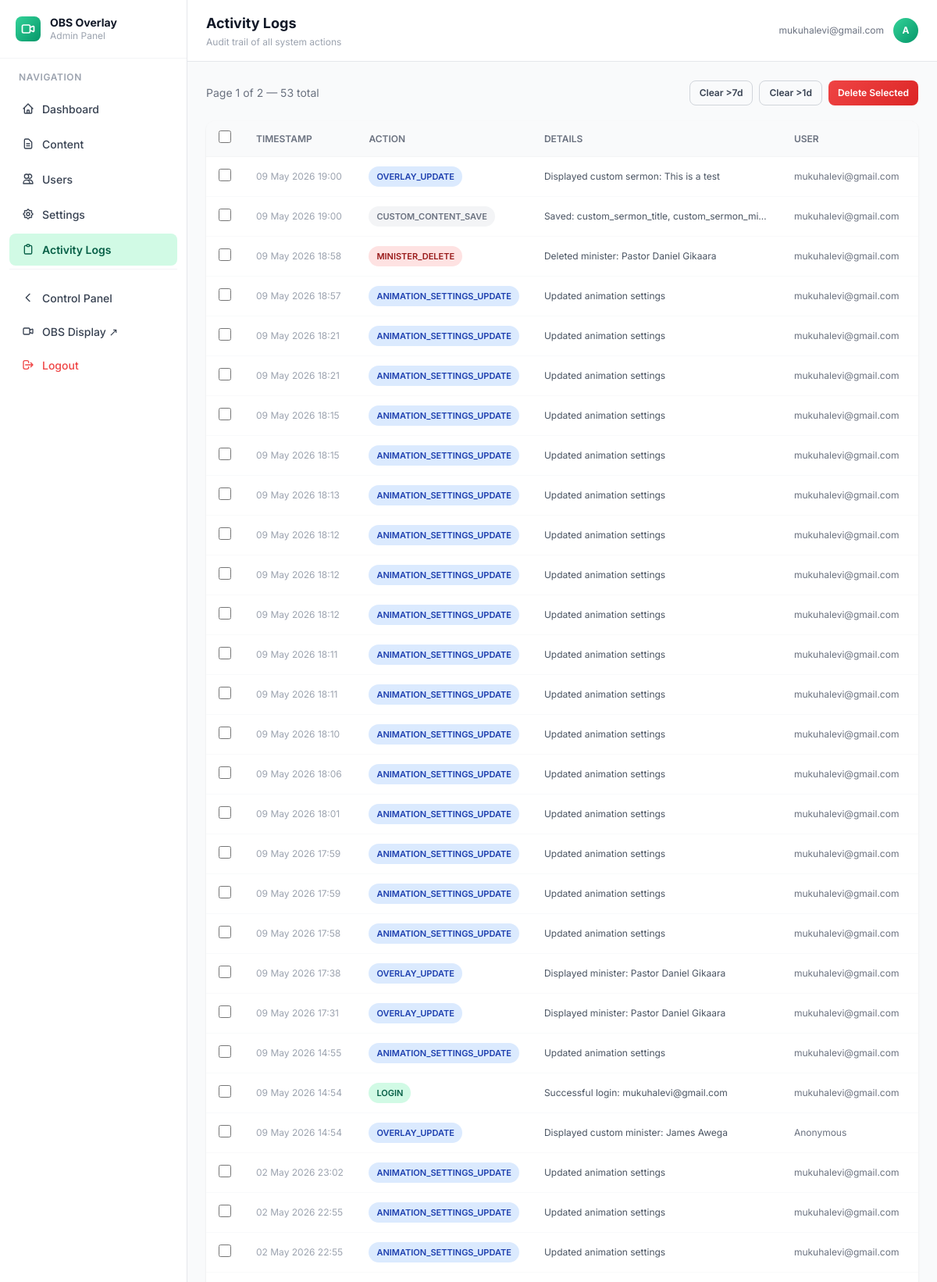
/admin/logs (signed in, upper part), run on the app's committed database.
### models.py (models this page shows, shortened)
class User(UserMixin, db.Model):
    id = db.Column(db.Integer, primary_key=True)
    email = db.Column(db.String(120), unique=True, nullable=False)
    name = db.Column(db.String(120))
    is_admin = db.Column(db.Boolean, default=False)
    created_at = db.Column(db.DateTime, default=datetime.utcnow)

class ActivityLog(db.Model):
    id = db.Column(db.Integer, primary_key=True)
    user_id = db.Column(db.Integer, db.ForeignKey('user.id'), nullable=True)
    user_email = db.Column(db.String(120))
    user_name = db.Column(db.String(120))
    action = db.Column(db.String(100), nullable=False)
    details = db.Column(db.String(500))
    timestamp = db.Column(db.DateTime, default=datetime.utcnow)
    ip_address = db.Column(db.String(50))

### blueprints/admin.py (the view)
@admin_bp.route('/logs')
@login_required
@admin_required
def logs():
    from models import ActivityLog
    page     = request.args.get('page', 1, type=int)
    per_page = request.args.get('per_page', 50, type=int)
    logs_paginated = (ActivityLog.query
                      .order_by(ActivityLog.timestamp.desc())
                      .paginate(page=page, per_page=per_page, error_out=False))
    return render_template('admin/logs.html',
                           logs=logs_paginated.items,
                           pagination=logs_paginated)

### utils/helpers.py (called while the page is built)
def admin_required(f):
    @wraps(f)
    def decorated(*args, **kwargs):
        if not current_user.is_authenticated:
            return redirect(url_for('auth.login'))
        if not current_user.is_admin:
            log_activity('UNAUTHORIZED_ACCESS_ATTEMPT',
                         f'Attempted admin access: {request.path}')
            return jsonify({'error': 'Admin access required'}), 403
        return f(*args, **kwargs)
    return decorated

### templates/admin/logs.html (shortened to what this page needs)
{% extends 'admin/base_admin.html' %}
{% block page_title %}Activity Logs{% endblock %}
{% block page_subtitle %}Audit trail of all system actions{% endblock %}
{% block admin_content %}
<div class="flex items-center justify-between mb-5 flex-wrap gap-3">
    <p class="text-sm text-gray-500">Page {{ pagination.page }} of {{ pagination.pages }} — {{ pagination.total }} total</p>
    <div class="flex gap-2">
        <button onclick="clearLogs(7)"  class="btn btn-ghost btn-sm">Clear &gt;7d</button>
        <button onclick="clearLogs(1)"  class="btn btn-ghost btn-sm">Clear &gt;1d</button>
        <button onclick="massDelete()"  class="btn btn-danger btn-sm" id="mass-delete-btn" disabled>Delete Selected</button>
    </div>
</div>
<div class="card overflow-hidden">
    <table class="w-full text-sm">
        <thead class="bg-gray-50 border-b border-gray-100">
            <tr>
                <th class="py-3 px-4 w-8">
                    <input type="checkbox" id="select-all" class="w-4 h-4 accent-emerald-500" onchange="toggleAll(this)">
                </th>
                <th class="text-left py-3 px-4 text-xs font-semibold text-gray-500 uppercase">Timestamp</th>
                <th class="text-left py-3 px-4 text-xs font-semibold text-gray-500 uppercase">Action</th>
                <th class="text-left py-3 px-4 text-xs font-semibold text-gray-500 uppercase">Details</th>
                <th class="text-left py-3 px-4 text-xs font-semibold text-gray-500 uppercase">User</th>
                <th class="text-left py-3 px-4 text-xs font-semibold text-gray-500 uppercase">IP</th>
            </tr>
        </thead>
        <tbody class="divide-y divide-gray-50">
            {% for log in logs %}
            <tr id="log-row-{{ log.id }}" class="hover:bg-gray-50 transition">
                <td class="py-3 px-4">
                    <input type="checkbox" class="log-checkbox w-4 h-4 accent-emerald-500"
                           value="{{ log.id }}" onchange="updateMassBtn()">
                </td>
                <td class="py-3 px-4 text-xs text-gray-400 whitespace-nowrap">{{ log.timestamp.strftime('%d %b %Y %H:%M') }}</td>
                <td class="py-3 px-4">
                    {% if 'LOGIN' in log.action %}
                        <span class="badge badge-green">{{ log.action }}</span>
                    {% elif 'DELETE' in log.action %}
                        <span class="badge badge-red">{{ log.action }}</span>
                    {% elif 'UPDATE' in log.action or 'ADD' in log.action %}
                        <span class="badge badge-blue">{{ log.action }}</span>
                    {% else %}
                        <span class="badge badge-gray">{{ log.action }}</span>
                    {% endif %}
                </td>
                <td class="py-3 px-4 text-gray-600 text-xs max-w-xs truncate">{{ log.details or '—' }}</td>
                <td class="py-3 px-4 text-xs text-gray-500">{{ log.user_email or 'Anonymous' }}</td>
                <td class="py-3 px-4 text-xs text-gray-400">{{ log.ip_address or '—' }}</td>
            </tr>
            {% else %}
            <tr>
                <td colspan="7" class="text-center py-10 text-gray-400">No logs found</td>
            </tr>
            {% endfor %}
        </tbody>
    </table>
</div>
{% endblock %}

### templates/admin/base_admin.html (shortened to what this page needs)
{% extends 'base.html' %}
{% block body %}
<div class="flex h-screen overflow-hidden bg-gray-50">
    <aside id="adminSidebar" class="admin-sidebar flex-shrink-0 overflow-y-auto">
        <div class="p-5 border-b border-gray-100">
            <a href="{{ url_for('admin.dashboard') }}" class="flex items-center gap-3 no-underline">
                <div class="w-8 h-8 bg-gradient-to-br from-emerald-400 to-emerald-600 rounded-lg flex items-center justify-center">
                    <svg class="w-5 h-5 text-white" fill="none" stroke="currentColor" viewBox="0 0 24 24">
                        <path stroke-linecap="round" stroke-linejoin="round" stroke-width="2"
                              d="M15 10l4.553-2.069A1 1 0 0121 8.882v6.236a1 1 0 01-1.447.894L15 14M5 18h8a2 2 0 002-2V8a2 2 0 00-2-2H5a2 2 0 00-2 2v8a2 2 0 002 2z"/>
                    </svg>
                </div>
                <div>
                    <p class="font-bold text-sm text-gray-900 leading-tight">OBS Overlay</p>
                    <p class="text-xs text-gray-400">Admin Panel</p>
                </div>
            </a>
        </div>
        <nav class="flex-1 px-3 py-4 space-y-1">
            <p class="text-xs font-semibold text-gray-400 uppercase tracking-wider px-3 mb-3">Navigation</p>
            <a href="{{ url_for('admin.dashboard') }}"
               class="admin-nav-link {% if request.endpoint == 'admin.dashboard' %}active{% endif %}">
                <svg class="w-4 h-4" fill="none" stroke="currentColor" viewBox="0 0 24 24">
                    <path stroke-linecap="round" stroke-linejoin="round" stroke-width="2"
                          d="M3 12l2-2m0 0l7-7 7 7M5 10v10a1 1 0 001 1h3m10-11l2 2m-2-2v10a1 1 0 01-1 1h-3m-6 0a1 1 0 001-1v-4a1 1 0 011-1h2a1 1 0 011 1v4a1 1 0 001 1m-6 0h6"/>
                </svg>
                Dashboard
            </a>
            <a href="{{ url_for('admin.content') }}"
               class="admin-nav-link {% if request.endpoint == 'admin.content' %}active{% endif %}">
                <svg class="w-4 h-4" fill="none" stroke="currentColor" viewBox="0 0 24 24">
                    <path stroke-linecap="round" stroke-linejoin="round" stroke-width="2"
                          d="M9 12h6m-6 4h6m2 5H7a2 2 0 01-2-2V5a2 2 0 012-2h5.586a1 1 0 01.707.293l5.414 5.414a1 1 0 01.293.707V19a2 2 0 01-2 2z"/>
                </svg>
                Content
            </a>
            <a href="{{ url_for('admin.users') }}"
               class="admin-nav-link {% if request.endpoint == 'admin.users' %}active{% endif %}">
                <svg class="w-4 h-4" fill="none" stroke="currentColor" viewBox="0 0 24 24">
                    <path stroke-linecap="round" stroke-linejoin="round" stroke-width="2"
                          d="M12 4.354a4 4 0 110 5.292M15 21H3v-1a6 6 0 0112 0v1zm0 0h6v-1a6 6 0 00-9-5.197M13 7a4 4 0 11-8 0 4 4 0 018 0z"/>
                </svg>
                Users
            </a>
            <a href="{{ url_for('admin.settings') }}"
               class="admin-nav-link {% if request.endpoint == 'admin.settings' %}active{% endif %}">
                Settings
            </a>
            <a href="{{ url_for('admin.logs') }}"
               class="admin-nav-link {% if request.endpoint == 'admin.logs' %}active{% endif %}">
                <svg class="w-4 h-4" fill="none" stroke="currentColor" viewBox="0 0 24 24">
                    <path stroke-linecap="round" stroke-linejoin="round" stroke-width="2"
                          d="M9 5H7a2 2 0 00-2 2v12a2 2 0 002 2h10a2 2 0 002-2V7a2 2 0 00-2-2h-2M9 5a2 2 0 002 2h2a2 2 0 002-2M9 5a2 2 0 012-2h2a2 2 0 012 2"/>
                </svg>
                Activity Logs
            </a>
            <div class="pt-4 border-t border-gray-100 mt-4">
                <a href="{{ url_for('user.panel') }}" class="admin-nav-link">
                    <svg class="w-4 h-4" fill="none" stroke="currentColor" viewBox="0 0 24 24">
                        <path stroke-linecap="round" stroke-linejoin="round" stroke-width="2"
                              d="M15 19l-7-7 7-7"/>
                    </svg>
                    Control Panel
                </a>
                <a href="{{ url_for('display.show') }}" target="_blank" class="admin-nav-link">
                    <svg class="w-4 h-4" fill="none" stroke="currentColor" viewBox="0 0 24 24">
                        <path stroke-linecap="round" stroke-linejoin="round" stroke-width="2"
                              d="M15 10l4.553-2.069A1 1 0 0121 8.882v6.236a1 1 0 01-1.447.894L15 14M5 18h8a2 2 0 002-2V8a2 2 0 00-2-2H5a2 2 0 00-2 2v8a2 2 0 002 2z"/>
                    </svg>
                    OBS Display ↗
                </a>
                <a href="{{ url_for('auth.logout') }}" class="admin-nav-link text-red-500 hover:bg-red-50 hover:text-red-700">
                    <svg class="w-4 h-4" fill="none" stroke="currentColor" viewBox="0 0 24 24">
                        <path stroke-linecap="round" stroke-linejoin="round" stroke-width="2"
                              d="M17 16l4-4m0 0l-4-4m4 4H7m6 4v1a3 3 0 01-3 3H6a3 3 0 01-3-3V7a3 3 0 013-3h4a3 3 0 013 3v1"/>
                    </svg>
                    Logout
                </a>
            </div>
        </nav>
    </aside>
    <div class="flex-1 flex flex-col overflow-hidden">
        <header class="bg-white border-b border-gray-200 px-6 py-4 flex items-center gap-4 flex-shrink-0">
            <div class="flex-1">
                <h1 class="text-lg font-bold text-gray-900">{% block page_title %}Admin{% endblock %}</h1>
                <p class="text-xs text-gray-400 mt-0.5">{% block page_subtitle %}OBS Overlay System{% endblock %}</p>
            </div>
            <div class="flex items-center gap-3">
                <span class="text-xs text-gray-500 hidden md:block">{{ current_user.email }}</span>
                <div class="w-8 h-8 bg-gradient-to-br from-emerald-400 to-emerald-600 rounded-full flex items-center justify-center">
                    <span class="text-white font-bold text-xs">
                        {{ current_user.name[0] if current_user.name else current_user.email[0] }}
                    </span>
                </div>
            </div>
        </header>
        <main class="flex-1 overflow-y-auto p-6">
            {% block admin_content %}{% endblock %}
        </main>
    </div>
</div>
{% endblock %}

### templates/base.html (style rules this page uses)
body { font-family: 'Inter', sans-serif; }

### templates/admin/base_admin.html (style rules this page uses)
.admin-sidebar { width: 240px; flex-shrink: 0; background: white; border-right: 1px solid #e5e7eb; min-height: 100vh; display: flex; flex-direction: column; }
.admin-nav-link { display: flex; align-items: center; gap: 10px; padding: 10px 16px; border-radius: 8px; font-size: 14px; font-weight: 500; color: #374151; text-decoration: none; transition: all 0.15s; margin-bottom: 2px; }
.admin-nav-link.active { background: #d1fae5; color: #065f46; font-weight: 600; }
.admin-nav-link svg { flex-shrink: 0; }
.card { background: white; border-radius: 12px; box-shadow: 0 1px 3px rgba(0,0,0,0.08); }
.btn { padding: 9px 18px; border-radius: 8px; font-weight: 600; font-size: 13px; cursor: pointer; border: none; transition: all 0.18s; display: inline-flex; align-items: center; gap: 6px; }
.btn-danger { background: linear-gradient(135deg, #ef4444, #dc2626); color: white; }
.btn-ghost { background: transparent; border: 1.5px solid #d1d5db; color: #374151; }
.btn-sm { padding: 6px 12px; font-size: 12px; }
.badge { display: inline-flex; align-items: center; padding: 3px 10px; border-radius: 999px; font-size: 11px; font-weight: 600; }
.badge-green { background: #d1fae5; color: #065f46; }
.badge-red { background: #fee2e2; color: #991b1b; }
.badge-gray { background: #f3f4f6; color: #6b7280; }
.badge-blue { background: #dbeafe; color: #1e40af; }

### data on the page
User: email "mukuhalevi@gmail.com", name "A"
ActivityLog: timestamp "09 May 2026 19:00", action "OVERLAY_UPDATE", details "Displayed custom sermon: This is a test", user_email "mukuhalevi@gmail.com"
ActivityLog: timestamp "09 May 2026 19:00", action "CUSTOM_CONTENT_SAVE", details "Saved: custom_sermon_title, custom_sermon_mi…", user_email "mukuhalevi@gmail.com"
ActivityLog: timestamp "09 May 2026 18:58", action "MINISTER_DELETE", details "Deleted minister: Pastor Daniel Gikaara", user_email "mukuhalevi@gmail.com"
ActivityLog: timestamp "09 May 2026 18:57", action "ANIMATION_SETTINGS_UPDATE", details "Updated animation settings", user_email "mukuhalevi@gmail.com"
ActivityLog: timestamp "09 May 2026 18:21", action "ANIMATION_SETTINGS_UPDATE", details "Updated animation settings", user_email "mukuhalevi@gmail.com"
ActivityLog: timestamp "09 May 2026 18:21", action "ANIMATION_SETTINGS_UPDATE", details "Updated animation settings", user_email "mukuhalevi@gmail.com"
ActivityLog: timestamp "09 May 2026 18:15", action "ANIMATION_SETTINGS_UPDATE", details "Updated animation settings", user_email "mukuhalevi@gmail.com"
ActivityLog: timestamp "09 May 2026 18:15", action "ANIMATION_SETTINGS_UPDATE", details "Updated animation settings", user_email "mukuhalevi@gmail.com"
ActivityLog: timestamp "09 May 2026 18:13", action "ANIMATION_SETTINGS_UPDATE", details "Updated animation settings", user_email "mukuhalevi@gmail.com"
ActivityLog: timestamp "09 May 2026 18:12", action "ANIMATION_SETTINGS_UPDATE", details "Updated animation settings", user_email "mukuhalevi@gmail.com"
ActivityLog: timestamp "09 May 2026 18:12", action "ANIMATION_SETTINGS_UPDATE", details "Updated animation settings", user_email "mukuhalevi@gmail.com"
ActivityLog: timestamp "09 May 2026 18:12", action "ANIMATION_SETTINGS_UPDATE", details "Updated animation settings", user_email "mukuhalevi@gmail.com"
ActivityLog: timestamp "09 May 2026 18:11", action "ANIMATION_SETTINGS_UPDATE", details "Updated animation settings", user_email "mukuhalevi@gmail.com"
ActivityLog: timestamp "09 May 2026 18:11", action "ANIMATION_SETTINGS_UPDATE", details "Updated animation settings", user_email "mukuhalevi@gmail.com"
ActivityLog: timestamp "09 May 2026 18:10", action "ANIMATION_SETTINGS_UPDATE", details "Updated animation settings", user_email "mukuhalevi@gmail.com"
ActivityLog: timestamp "09 May 2026 18:06", action "ANIMATION_SETTINGS_UPDATE", details "Updated animation settings", user_email "mukuhalevi@gmail.com"
ActivityLog: timestamp "09 May 2026 18:01", action "ANIMATION_SETTINGS_UPDATE", details "Updated animation settings", user_email "mukuhalevi@gmail.com"
ActivityLog: timestamp "09 May 2026 17:59", action "ANIMATION_SETTINGS_UPDATE", details "Updated animation settings", user_email "mukuhalevi@gmail.com"
ActivityLog: timestamp "09 May 2026 17:59", action "ANIMATION_SETTINGS_UPDATE", details "Updated animation settings", user_email "mukuhalevi@gmail.com"
ActivityLog: timestamp "09 May 2026 17:58", action "ANIMATION_SETTINGS_UPDATE", details "Updated animation settings", user_email "mukuhalevi@gmail.com"
ActivityLog: timestamp "09 May 2026 17:38", action "OVERLAY_UPDATE", details "Displayed minister: Pastor Daniel Gikaara", user_email "mukuhalevi@gmail.com"
ActivityLog: timestamp "09 May 2026 17:31", action "OVERLAY_UPDATE", details "Displayed minister: Pastor Daniel Gikaara", user_email "mukuhalevi@gmail.com"
ActivityLog: timestamp "09 May 2026 14:55", action "ANIMATION_SETTINGS_UPDATE", details "Updated animation settings", user_email "mukuhalevi@gmail.com"
ActivityLog: timestamp "09 May 2026 14:54", action "LOGIN", details "Successful login: mukuhalevi@gmail.com", user_email "mukuhalevi@gmail.com"
ActivityLog: timestamp "09 May 2026 14:54", action "OVERLAY_UPDATE", details "Displayed custom minister: James Awega", user_email "Anonymous"
ActivityLog: timestamp "02 May 2026 23:02", action "ANIMATION_SETTINGS_UPDATE", details "Updated animation settings", user_email "mukuhalevi@gmail.com"
ActivityLog: timestamp "02 May 2026 22:55", action "ANIMATION_SETTINGS_UPDATE", details "Updated animation settings", user_email "mukuhalevi@gmail.com"
ActivityLog: timestamp "02 May 2026 22:55", action "ANIMATION_SETTINGS_UPDATE", details "Updated animation settings", user_email "mukuhalevi@gmail.com"

### other printed values
{{ pagination.page }} "1"
{{ pagination.pages }} "2"
{{ pagination.total }} "53"
